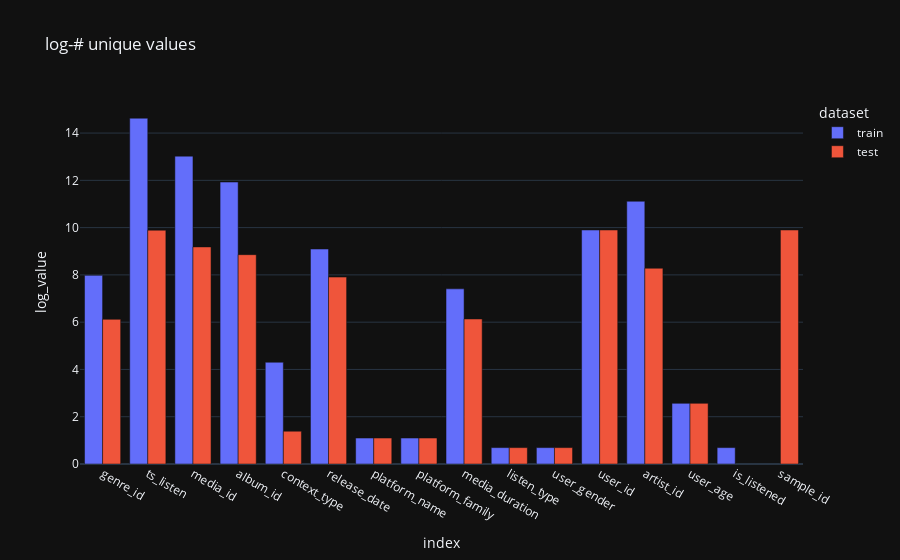

Notebook code for this chart:
### Code cell
import plotly.express as px

sum_all['log_value'] = sum_all['value'].apply(lambda x: np.log(x))

fig = px.bar(sum_all, x='index', y='log_value', color ='dataset',
    barmode='group', title="log-# unique values", template='plotly_dark')
fig.show()

### Figure 1 — Plotly figure (JSON) as saved in the notebook; plotly's stock layout.template omitted (floating-point values rounded to 4 significant figures)
{"data": [{"alignmentgroup": "True", "hovertemplate": "dataset=train<br>index=%{x}<br>log_value=%{y}<extra></extra>", "legendgroup": "train", "marker": {"color": "#636efa", "pattern": {"shape": ""}}, "name": "train", "offsetgroup": "train", "orientation": "v", "showlegend": true, "textposition": "auto", "type": "bar", "x": ["genre_id", "ts_listen", "media_id", "album_id", "context_type", "release_date", "platform_name", "platform_family", "media_duration", "listen_type", "user_gender", "user_id", "artist_id", "user_age", "is_listened"], "xaxis": "x", "y": [7.98, 14.63, 13.02, 11.93, 4.304, 9.094, 1.099, 1.099, 7.41, 0.6931, 0.6931, 9.899, 11.11, 2.565, 0.6931], "yaxis": "y"}, {"alignmentgroup": "True", "hovertemplate": "dataset=test<br>index=%{x}<br>log_value=%{y}<extra></extra>", "legendgroup": "test", "marker": {"color": "#EF553B", "pattern": {"shape": ""}}, "name": "test", "offsetgroup": "test", "orientation": "v", "showlegend": true, "textposition": "auto", "type": "bar", "x": ["sample_id", "genre_id", "ts_listen", "media_id", "album_id", "context_type", "release_date", "platform_name", "platform_family", "media_duration", "listen_type", "user_gender", "user_id", "artist_id", "user_age"], "xaxis": "x", "y": [9.899, 6.12, 9.891, 9.183, 8.856, 1.386, 7.907, 1.099, 1.099, 6.136, 0.6931, 0.6931, 9.899, 8.281, 2.565], "yaxis": "y"}], "layout": {"barmode": "group", "legend": {"title": {"text": "dataset"}, "tracegroupgap": 0}, "title": {"text": "log-# unique values"}, "xaxis": {"anchor": "y", "domain": [0, 1], "title": {"text": "index"}}, "yaxis": {"anchor": "x", "domain": [0, 1], "title": {"text": "log_value"}}}}
